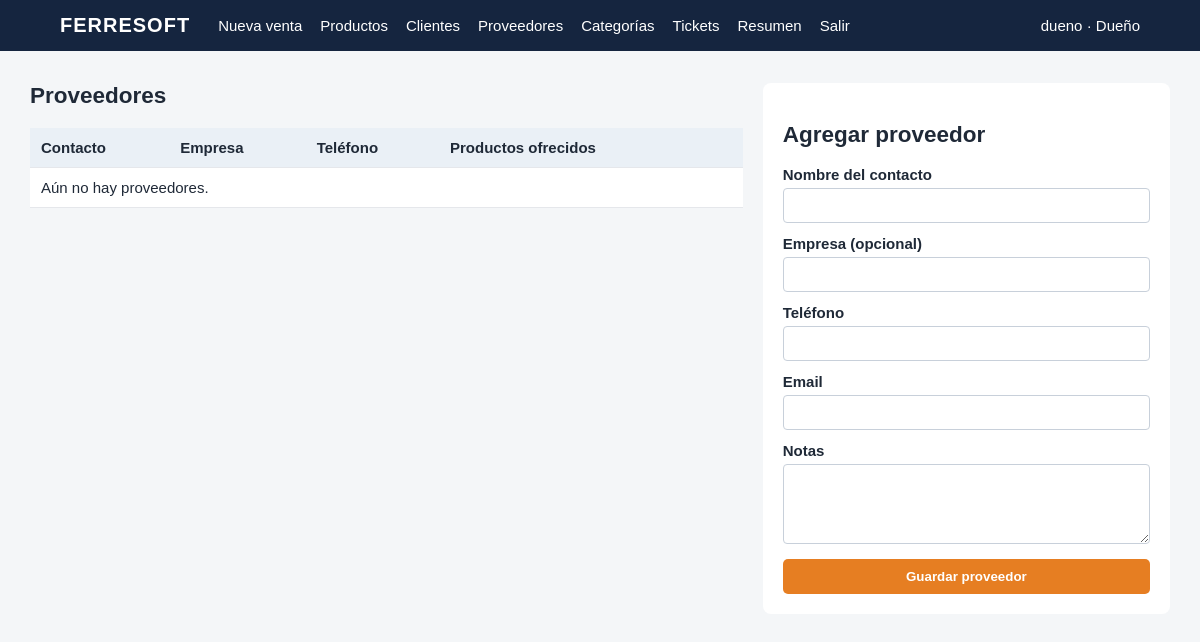
Before: /suppliers (signed in) with the older database file.
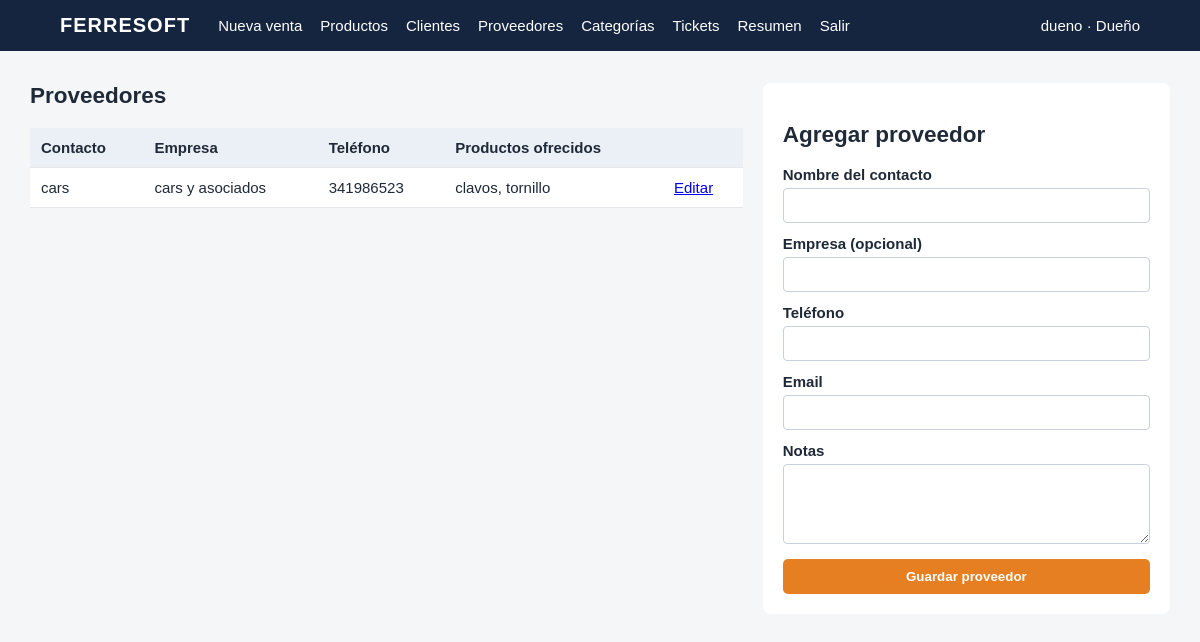
After: the same page with the newer database file.
### app/__init__.py (models this page shows, shortened)
class Supplier(db.Model):
    id = db.Column(db.Integer, primary_key=True)
    name = db.Column(db.String(160), unique=True, nullable=False)
    company_name = db.Column(db.String(160), default="")
    phone = db.Column(db.String(60), default="")
    email = db.Column(db.String(160), default="")
    notes = db.Column(db.String(500), default="")
    active = db.Column(db.Boolean, default=True, nullable=False)

class Product(db.Model):
    id = db.Column(db.Integer, primary_key=True)
    code = db.Column(db.String(60), unique=True, nullable=False)
    barcode = db.Column(db.String(80), unique=True, nullable=True)
    name = db.Column(db.String(160), nullable=False)
    description = db.Column(db.String(500), default="")
    purchase_price = db.Column(db.Numeric(14, 2), default=0, nullable=False)
    sale_price = db.Column(db.Numeric(14, 2), nullable=False)
    stock = db.Column(db.Numeric(14, 3), default=0, nullable=False)
    minimum_stock = db.Column(db.Numeric(14, 3), default=0, nullable=False)
    active = db.Column(db.Boolean, default=True, nullable=False)
    category_id = db.Column(db.Integer, db.ForeignKey("category.id"), nullable=True)
    subcategory_id = db.Column(db.Integer, db.ForeignKey("subcategory.id"), nullable=True)
    supplier_id = db.Column(db.Integer, db.ForeignKey("supplier.id"), nullable=True)
    units_per_box = db.Column(db.Integer, default=1, nullable=False)
    closed_boxes = db.Column(db.Integer, default=0, nullable=False)
    loose_units = db.Column(db.Integer, default=0, nullable=False)
    box_price = db.Column(db.Numeric(14, 2), default=0, nullable=False)
    unit_price = db.Column(db.Numeric(14, 2), default=0, nullable=False)
    has_box_presentation = db.Column(db.Boolean, default=False, nullable=False)
    category = db.relationship("Category")
    subcategory = db.relationship("Subcategory")
    supplier = db.relationship("Supplier", backref="products")

### app/__init__.py (the view, shortened to what this page needs)
    @app.route("/suppliers", methods=["GET", "POST"])
    @owner_required
    def suppliers():
        return render_template("suppliers.html", suppliers=Supplier.query.order_by(Supplier.name).all())

### app/__init__.py (called while the page is built)
def current_user():
    uid = session.get("user_id")
    return db.session.get(User, uid) if uid else None

def owner_required(view):
    @wraps(view)
    def wrapped(*args, **kwargs):
        if not current_user() or current_user().role != "owner":
            abort(403)
        return view(*args, **kwargs)
    return wrapped

### app/templates/suppliers.html
{% extends 'base.html' %}{% block content %}<div class="two-col"><section><h1>Proveedores</h1><table><thead><tr><th>Contacto</th><th>Empresa</th><th>Teléfono</th><th>Productos ofrecidos</th><th></th></tr></thead><tbody>{% for s in suppliers %}<tr><td>{{s.name}}</td><td>{{s.company_name or '—'}}</td><td>{{s.phone or '—'}}</td><td>{% for p in s.products %}{{p.name}}{% if not loop.last %}, {% endif %}{% else %}—{% endfor %}</td><td><a href="{{url_for('supplier_edit',supplier_id=s.id)}}">Editar</a></td></tr>{% else %}<tr><td colspan="5">Aún no hay proveedores.</td></tr>{% endfor %}</tbody></table></section><section class="panel"><h2>Agregar proveedor</h2><form method="post"><label>Nombre del contacto<input name="name" required></label><label>Empresa (opcional)<input name="company_name"></label><label>Teléfono<input name="phone"></label><label>Email<input name="email" type="email"></label><label>Notas<textarea name="notes"></textarea></label><button>Guardar proveedor</button></form></section></div>{% endblock %}

Changed rows visible on the page:
added Supplier: name "cars", company_name "cars y asociados", phone "341986523"
added Product: name "clavos"
added Product: name "tornillo"
Other visible differences:
text no longer shown: "Aún no hay proveedores."
